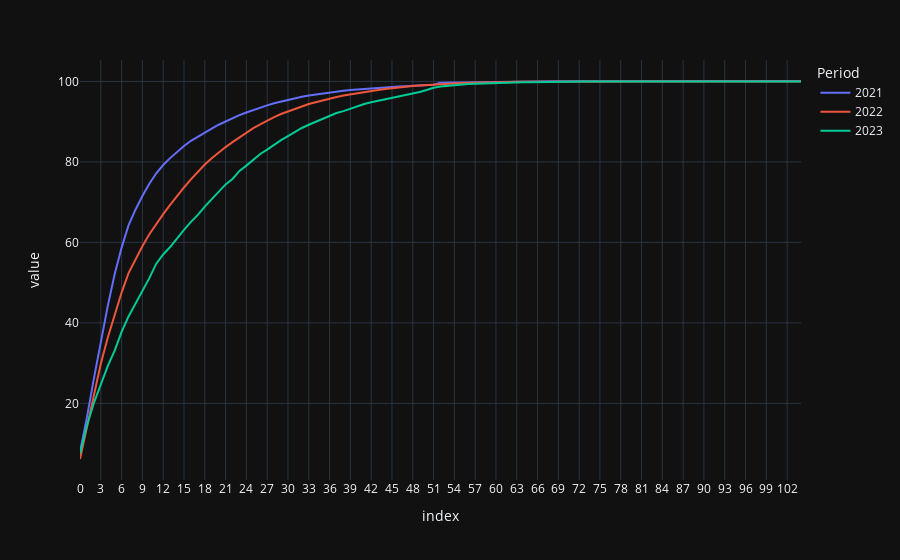

Write notebook code for a chart like this one.
### Code cell
plotly.plot(yearly_rolling,"line")
